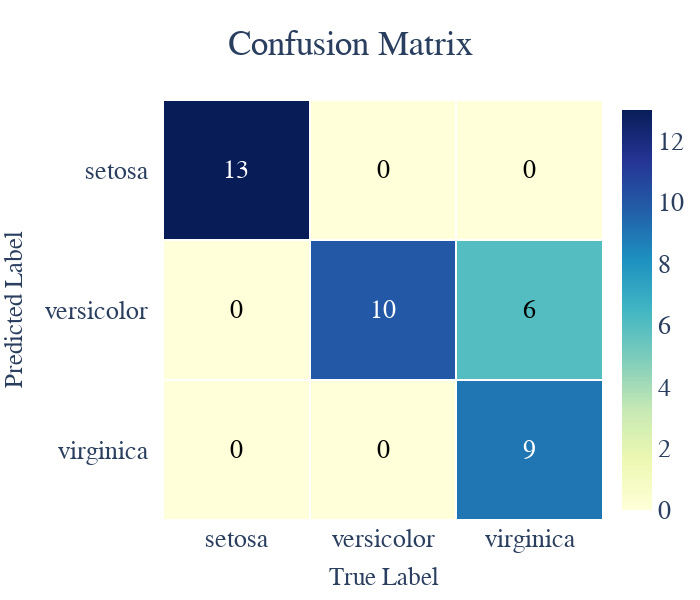

Notebook code for this chart:
### Code cell
cm_create(y_true, y_pred, display_labels = class_names)

### Figure 1 — Plotly figure (JSON) as saved in the notebook; plotly's stock layout.template omitted (floating-point values rounded to 4 significant figures)
{"data": [{"colorscale": [[0, "rgb(255,255,217)"], [0.125, "rgb(237,248,177)"], [0.25, "rgb(199,233,180)"], [0.375, "rgb(127,205,187)"], [0.5, "rgb(65,182,196)"], [0.625, "rgb(29,145,192)"], [0.75, "rgb(34,94,168)"], [0.875, "rgb(37,52,148)"], [1, "rgb(8,29,88)"]], "reversescale": false, "showscale": true, "type": "heatmap", "x": ["setosa", "versicolor", "virginica"], "xgap": 2, "y": ["setosa", "versicolor", "virginica"], "ygap": 2, "z": [[13, 0, 0], [0, 10, 6], [0, 0, 9]]}], "layout": {"annotations": [{"font": {"color": "#FFFFFF"}, "showarrow": false, "text": "13", "x": "setosa", "xref": "x", "y": "setosa", "yref": "y"}, {"font": {"color": "#000000"}, "showarrow": false, "text": "0", "x": "versicolor", "xref": "x", "y": "setosa", "yref": "y"}, {"font": {"color": "#000000"}, "showarrow": false, "text": "0", "x": "virginica", "xref": "x", "y": "setosa", "yref": "y"}, {"font": {"color": "#000000"}, "showarrow": false, "text": "0", "x": "setosa", "xref": "x", "y": "versicolor", "yref": "y"}, {"font": {"color": "#FFFFFF"}, "showarrow": false, "text": "10", "x": "versicolor", "xref": "x", "y": "versicolor", "yref": "y"}, {"font": {"color": "#000000"}, "showarrow": false, "text": "6", "x": "virginica", "xref": "x", "y": "versicolor", "yref": "y"}, {"font": {"color": "#000000"}, "showarrow": false, "text": "0", "x": "setosa", "xref": "x", "y": "virginica", "yref": "y"}, {"font": {"color": "#000000"}, "showarrow": false, "text": "0", "x": "versicolor", "xref": "x", "y": "virginica", "yref": "y"}, {"font": {"color": "#FFFFFF"}, "showarrow": false, "text": "9", "x": "virginica", "xref": "x", "y": "virginica", "yref": "y"}], "autosize": false, "font": {"family": "Arial", "size": 25.5}, "height": 600, "showlegend": false, "title": {"font": {"size": 35}, "text": "Confusion Matrix", "x": 0.5, "y": 0.95}, "width": 700, "xaxis": {"dtick": 1, "gridcolor": "rgb(0, 0, 0)", "showgrid": false, "side": "bottom", "ticks": "", "title": {"font": {"size": 25}, "text": "True Label"}, "zeroline": false}, "yaxis": {"autorange": "reversed", "dtick": 1, "showgrid": false, "ticks": "", "ticksuffix": "  ", "title": {"font": {"size": 25}, "text": "Predicted Label"}, "zeroline": false}}}
